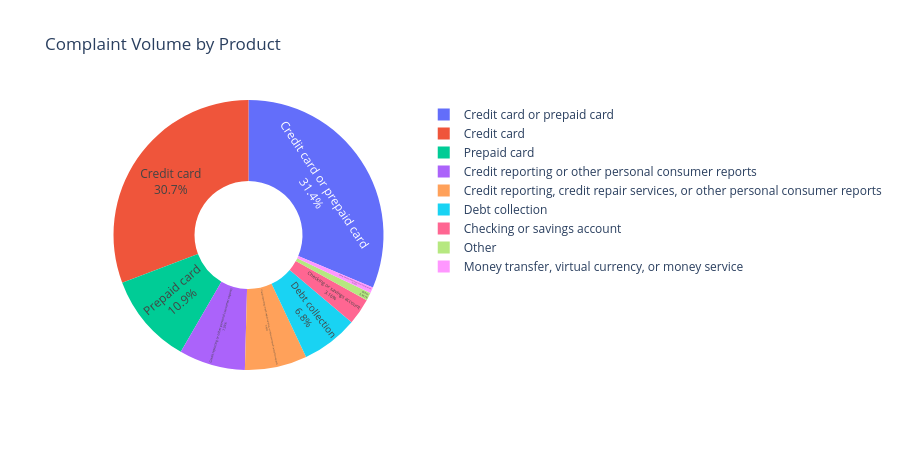
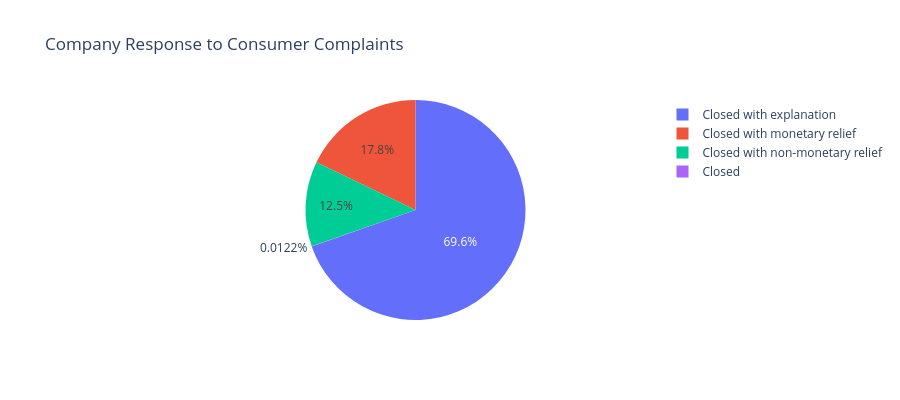
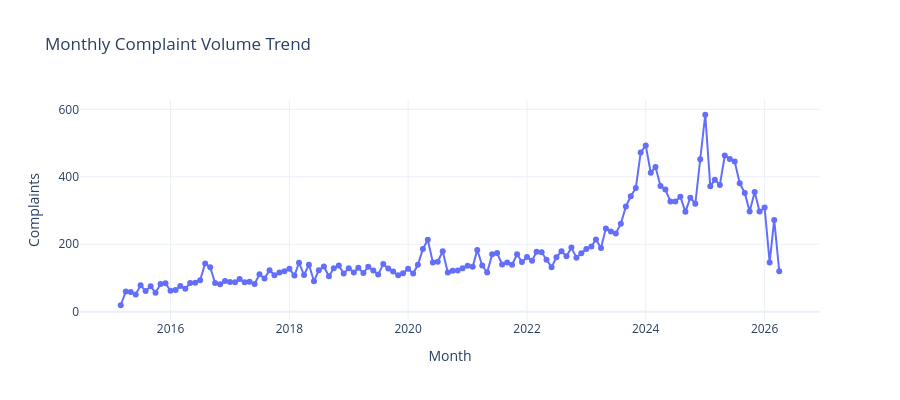

Here is the notebook cell these charts were saved with, in order:
### Code cell
# ── Visualizations (Part 1) ───────────────────────────────────────────
top_products = df['product'].value_counts().head(8)
other = pd.Series({'Other': df['product'].value_counts().iloc[8:].sum()})
plot1_data = pd.concat([top_products, other]).reset_index()
plot1_data.columns = ['Product', 'Count']
fig1 = px.pie(plot1_data, names='Product', values='Count', hole=0.4, title='Complaint Volume by Product')
fig1.update_traces(textposition='inside', textinfo='percent+label')
fig1.update_layout(template='plotly_white', height=450)
fig1.show()

resp = df['company_response'].value_counts().reset_index()
fig2 = px.pie(resp, names='company_response', values='count', title='Company Response to Consumer Complaints')
fig2.update_layout(template='plotly_white', height=400)
fig2.show()

fig3 = px.line(q6, x='month', y='complaint_count', title='Monthly Complaint Volume Trend', markers=True)
fig3.update_layout(template='plotly_white', height=400, xaxis_title='Month', yaxis_title='Complaints')
fig3.show()

### Figure 1 — Plotly figure (JSON) as saved in the notebook; plotly's stock layout.template omitted (floating-point values rounded to 4 significant figures)
{"data": [{"domain": {"x": [0.0, 1.0], "y": [0.0, 1.0]}, "hole": 0.4, "hovertemplate": "Product=%{label}<br>Count=%{value}<extra></extra>", "labels": ["Credit card or prepaid card", "Credit card", "Prepaid card", "Credit reporting or other personal consumer reports", "Credit reporting, credit repair services, or other personal consumer reports", "Debt collection", "Checking or savings account", "Money transfer, virtual currency, or money service", "Other"], "legendgroup": "", "name": "", "showlegend": true, "textinfo": "percent+label", "textposition": "inside", "type": "pie", "values": [7735, 7582, 2688, 1957, 1837, 1677, 780, 173, 236]}], "layout": {"height": 450, "legend": {"tracegroupgap": 0}, "title": {"text": "Complaint Volume by Product"}}}

### Figure 2 — Plotly figure (JSON) as saved in the notebook; plotly's stock layout.template omitted (floating-point values rounded to 4 significant figures)
{"data": [{"domain": {"x": [0.0, 1.0], "y": [0.0, 1.0]}, "hovertemplate": "company_response=%{label}<br>count=%{value}<extra></extra>", "labels": ["Closed with explanation", "Closed with monetary relief", "Closed with non-monetary relief", "Closed"], "legendgroup": "", "name": "", "showlegend": true, "type": "pie", "values": [17173, 4400, 3089, 3]}], "layout": {"height": 400, "legend": {"tracegroupgap": 0}, "title": {"text": "Company Response to Consumer Complaints"}}}

### Figure 3 — Plotly figure (JSON) as saved in the notebook; plotly's stock layout.template omitted (floating-point values rounded to 4 significant figures; data arrays with more than 128 entries replaced by an {"elided": "..."} marker saying what was removed)
{"data": [{"hovertemplate": "month=%{x}<br>complaint_count=%{y}<extra></extra>", "legendgroup": "", "line": {"color": "#636efa", "dash": "solid"}, "marker": {"symbol": "circle"}, "mode": "lines+markers", "name": "", "orientation": "v", "showlegend": false, "type": "scatter", "x": {"elided": "134 str values"}, "xaxis": "x", "y": {"elided": "134 int values"}, "yaxis": "y"}], "layout": {"height": 400, "legend": {"tracegroupgap": 0}, "title": {"text": "Monthly Complaint Volume Trend"}, "xaxis": {"anchor": "y", "domain": [0.0, 1.0], "title": {"text": "Month"}}, "yaxis": {"anchor": "x", "domain": [0.0, 1.0], "title": {"text": "Complaints"}}}}
